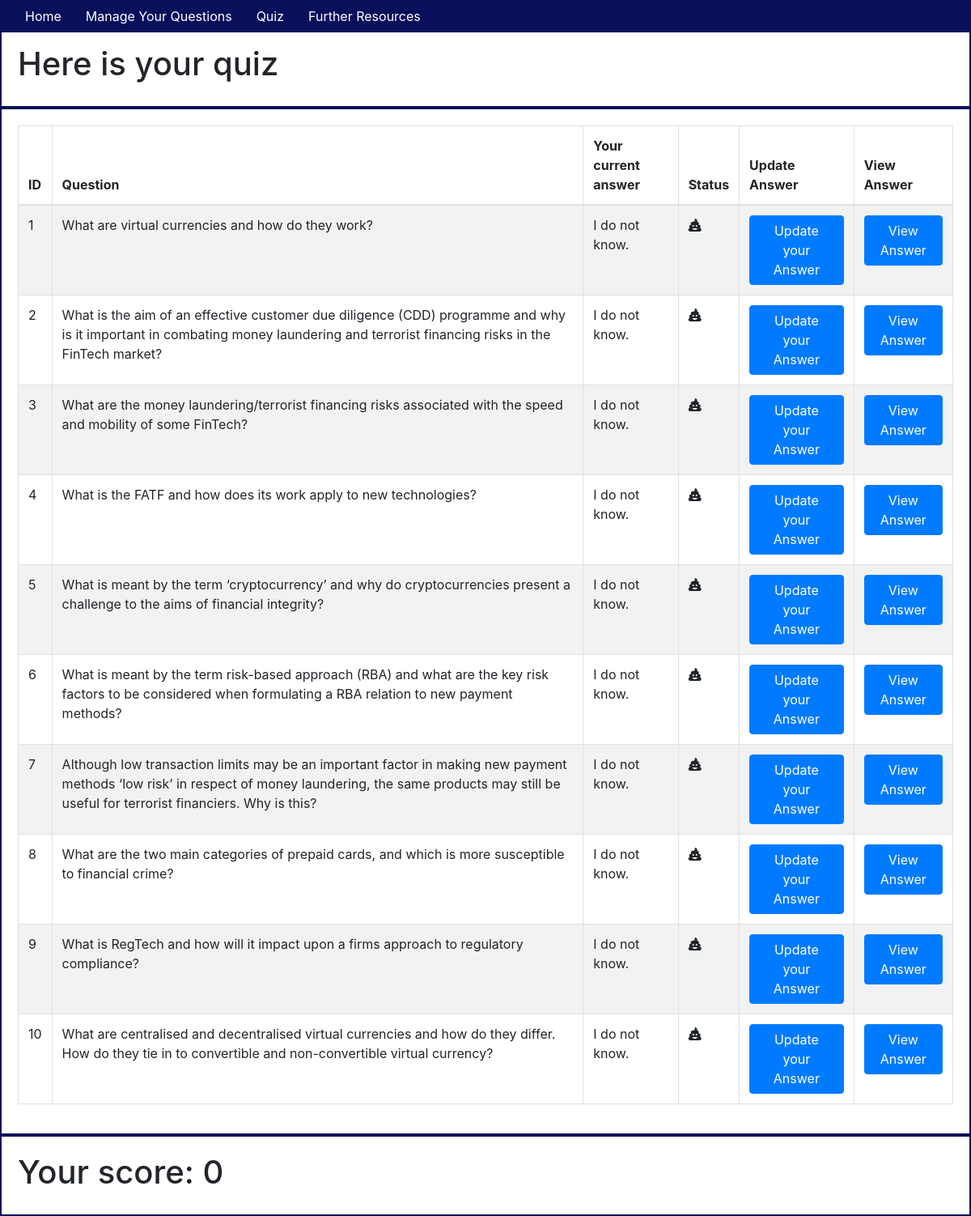
The page /quiz on the database its author committed.
### app/models.py (models this page shows, shortened)
class Topic(db.Model):
    id = db.Column(db.Integer, primary_key=True)
    question = db.Column(db.String(64), index=True)
    answer = db.Column(db.String(64))
    user_answer = db.Column(db.String(64), default="I do not know.")
    unit = db.Column(db.String(8))
    page = db.Column(db.String(100))

### app/routes.py (the view)
@app.route('/quiz')
def show_quiz():
    quiz = Topic.query.all()
    score=0
    for topic in quiz:
        if topic.answer == topic.user_answer:
            score +=1
    return render_template('quiz.html', title='Quiz', quiz=quiz, score=score)

### app/templates/quiz.html (shortened to what this page needs)
{% extends "base.html" %} {% block content %}
<div class="container-fluid">
    <div class="row">
        <h1>Here is your quiz</h1>
    </div>
    <div class="row">
        <table class="table table-striped table-bordered">
            <thead>
                <th>ID</th>
                <th>Question</th>
                <th>Your current answer</th>
                <th>Status</th>
                <th>Update Answer</th>
                <th>View Answer</th>
            </thead>
            <tbody>
                {% for topic in quiz %}
                <tr>
                    <td>{{topic.id}}</td>
                    <td> {{topic.question}}</td>
                    <td> {{topic.user_answer}}</td>
                    <td>
                        {% if topic.user_answer == topic.answer %}
                        <p>
                            <i class="fas fa-check"></i></p>{% else %}
                        <i class="fas fa-poo"></i></p>
                        {% endif %}
                    </td>
                    <td>
                        <button type="button" class="btn btn-primary" data-toggle="modal" data-target="#myUpdateModal{{ topic.id }}">Update your Answer
                                </button>
                    </td>
                    <td>
                        <button type="button" class="btn btn-primary" data-toggle="modal" data-target="#myModal{{ topic.id }}">View Answer
                        </button>
                    </td>
                </tr>
                {% endfor %}
            </tbody>
        </table>
    </div>
    <div class="row">
        <h1>Your score: {{score}}</h1>
    </div>
</div>
{% endblock %}

### app/static/css/styles.css (style rules this page uses)
.row { padding: 20px; border: solid #080F5B 2px; }

### rows shown on the page
Topic: id "1", question "What are virtual currencies and how do they work?", user_answer "I do not know."
Topic: id "2", question "What is the aim of an effective customer due diligence (CDD) programme and why is it important in combating money laundering and terrorist financing risks in the FinTech market?", user_answer "I do not know."
Topic: id "3", question "What are the money laundering/terrorist financing risks associated with the speed and mobility of some FinTech?", user_answer "I do not know."
Topic: id "4", question "What is the FATF and how does its work apply to new technologies?", user_answer "I do not know."
Topic: id "5", question "What is meant by the term ‘cryptocurrency’ and why do cryptocurrencies present a challenge to the aims of financial integrity?", user_answer "I do not know."
Topic: id "6", question "What is meant by the term risk-based approach (RBA) and what are the key risk factors to be considered when formulating a RBA relation to new payment methods?", user_answer "I do not know."
Topic: id "7", question "Although low transaction limits may be an important factor in making new payment methods ‘low risk’ in respect of money laundering, the same products may still be useful for terrorist financiers. Why is this?", user_answer "I do not know."
Topic: id "8", question "What are the two main categories of prepaid cards, and which is more susceptible to financial crime?", user_answer "I do not know."
Topic: id "9", question "What is RegTech and how will it impact upon a firms approach to regulatory compliance?", user_answer "I do not know."
Topic: id "10", question "What are centralised and decentralised virtual currencies and how do they differ. How do they tie in to convertible and non-convertible virtual currency?", user_answer "I do not know."

### other values the page prints
{{ score }} "0"
